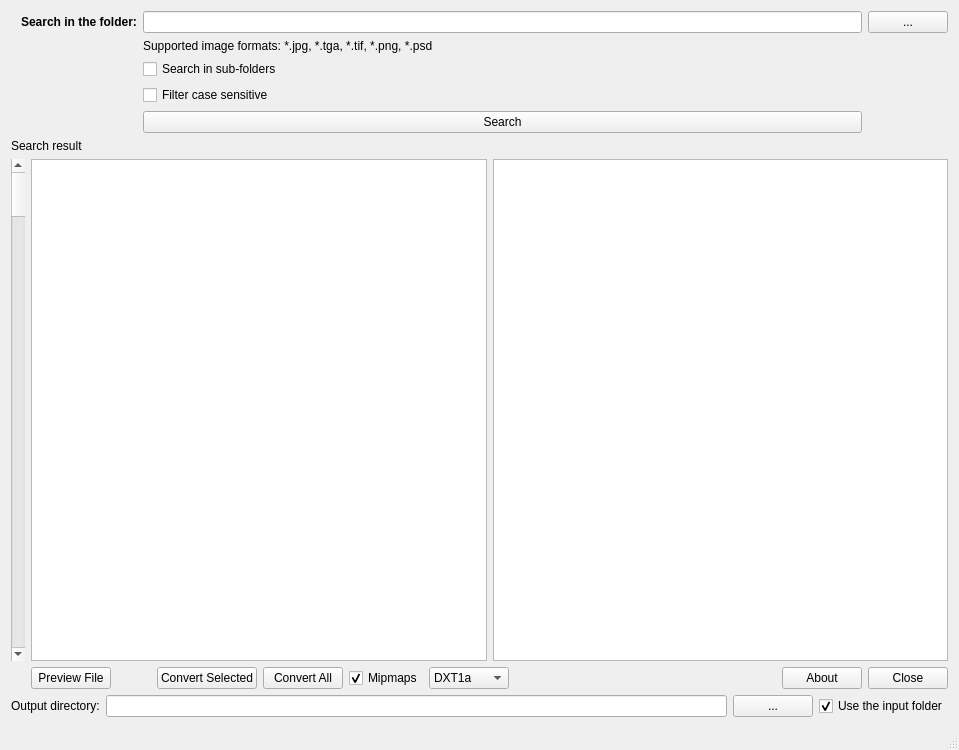
<?xml version="1.0" encoding="UTF-8"?>
<ui version="4.0">
 <class>BatchDDSClass</class>
 <widget class="QMainWindow" name="BatchDDSClass">
  <property name="geometry">
   <rect>
    <x>0</x>
    <y>0</y>
    <width>959</width>
    <height>750</height>
   </rect>
  </property>
  <property name="windowTitle">
   <string>Batch DDS Converter</string>
  </property>
  <widget class="QWidget" name="centralWidget">
   <property name="sizePolicy">
    <sizepolicy hsizetype="Preferred" vsizetype="Preferred">
     <horstretch>0</horstretch>
     <verstretch>0</verstretch>
    </sizepolicy>
   </property>
   <layout class="QVBoxLayout" name="verticalLayout_2">
    <item>
     <layout class="QVBoxLayout" name="verticalLayout">
      <property name="spacing">
       <number>6</number>
      </property>
      <property name="sizeConstraint">
       <enum>QLayout::SetDefaultConstraint</enum>
      </property>
      <item>
       <layout class="QHBoxLayout" name="horizontalLayout_2" stretch="0,1">
        <property name="sizeConstraint">
         <enum>QLayout::SetFixedSize</enum>
        </property>
        <property name="bottomMargin">
         <number>0</number>
        </property>
        <item>
         <spacer name="horizontalSpacer_3">
          <property name="orientation">
           <enum>Qt::Horizontal</enum>
          </property>
          <property name="sizeHint" stdset="0">
           <size>
            <width>10</width>
            <height>20</height>
           </size>
          </property>
         </spacer>
        </item>
        <item>
         <layout class="QGridLayout" name="gridLayout">
          <property name="sizeConstraint">
           <enum>QLayout::SetMinimumSize</enum>
          </property>
          <item row="0" column="0">
           <widget class="QLabel" name="labelFolder">
            <property name="font">
             <font>
              <weight>75</weight>
              <bold>true</bold>
             </font>
            </property>
            <property name="text">
             <string>Search in the folder:</string>
            </property>
           </widget>
          </item>
          <item row="0" column="2">
           <widget class="QPushButton" name="buttonFolder">
            <property name="text">
             <string>...</string>
            </property>
           </widget>
          </item>
          <item row="3" column="1">
           <widget class="QCheckBox" name="checkCaseSensitive">
            <property name="text">
             <string>Filter case sensitive</string>
            </property>
           </widget>
          </item>
          <item row="0" column="1">
           <widget class="QLineEdit" name="editPath"/>
          </item>
          <item row="2" column="1">
           <widget class="QCheckBox" name="checkSubFolders">
            <property name="text">
             <string>Search in sub-folders</string>
            </property>
           </widget>
          </item>
          <item row="4" column="1">
           <widget class="QPushButton" name="buttonSearch">
            <property name="text">
             <string>Search</string>
            </property>
           </widget>
          </item>
          <item row="1" column="1">
           <widget class="QLabel" name="label_2">
            <property name="text">
             <string>Supported image formats: *.jpg, *.tga, *.tif, *.png, *.psd</string>
            </property>
           </widget>
          </item>
         </layout>
        </item>
       </layout>
      </item>
      <item>
       <widget class="QLabel" name="labelResult">
        <property name="text">
         <string>Search result</string>
        </property>
       </widget>
      </item>
      <item>
       <layout class="QHBoxLayout" name="horizontalLayout_3">
        <item>
         <widget class="QScrollBar" name="verticalScrollBar">
          <property name="orientation">
           <enum>Qt::Vertical</enum>
          </property>
         </widget>
        </item>
        <item>
         <widget class="QTableWidget" name="table"/>
        </item>
        <item>
         <widget class="QGraphicsView" name="graphicsView"/>
        </item>
       </layout>
      </item>
      <item>
       <layout class="QHBoxLayout" name="horizontalLayout">
        <item>
         <spacer name="horizontalSpacer_2">
          <property name="orientation">
           <enum>Qt::Horizontal</enum>
          </property>
          <property name="sizeType">
           <enum>QSizePolicy::Minimum</enum>
          </property>
          <property name="sizeHint" stdset="0">
           <size>
            <width>20</width>
            <height>20</height>
           </size>
          </property>
         </spacer>
        </item>
        <item>
         <widget class="QPushButton" name="buttonPreview">
          <property name="text">
           <string>Preview File</string>
          </property>
         </widget>
        </item>
        <item>
         <spacer name="horizontalSpacer_4">
          <property name="orientation">
           <enum>Qt::Horizontal</enum>
          </property>
          <property name="sizeType">
           <enum>QSizePolicy::Maximum</enum>
          </property>
          <property name="sizeHint" stdset="0">
           <size>
            <width>40</width>
            <height>20</height>
           </size>
          </property>
         </spacer>
        </item>
        <item>
         <widget class="QPushButton" name="buttonConvert">
          <property name="text">
           <string>Convert Selected</string>
          </property>
         </widget>
        </item>
        <item>
         <widget class="QPushButton" name="buttonConvertAll">
          <property name="text">
           <string>Convert All</string>
          </property>
         </widget>
        </item>
        <item>
         <widget class="QCheckBox" name="checkMipmaps">
          <property name="text">
           <string>Mipmaps</string>
          </property>
          <property name="checked">
           <bool>true</bool>
          </property>
         </widget>
        </item>
        <item>
         <widget class="QComboBox" name="comboFormats">
          <property name="currentText">
           <string>DXT1a</string>
          </property>
          <property name="currentIndex">
           <number>2</number>
          </property>
          <item>
           <property name="text">
            <string>DXT1</string>
           </property>
          </item>
          <item>
           <property name="text">
            <string>DXT1nm</string>
           </property>
          </item>
          <item>
           <property name="text">
            <string>DXT1a</string>
           </property>
          </item>
          <item>
           <property name="text">
            <string>DXT3</string>
           </property>
          </item>
          <item>
           <property name="text">
            <string>DXT5</string>
           </property>
          </item>
          <item>
           <property name="text">
            <string>DXT5nm</string>
           </property>
          </item>
          <item>
           <property name="text">
            <string>ATI1</string>
           </property>
          </item>
          <item>
           <property name="text">
            <string>3Dc/ATI2</string>
           </property>
          </item>
         </widget>
        </item>
        <item>
         <spacer name="horizontalSpacer">
          <property name="orientation">
           <enum>Qt::Horizontal</enum>
          </property>
          <property name="sizeHint" stdset="0">
           <size>
            <width>40</width>
            <height>20</height>
           </size>
          </property>
         </spacer>
        </item>
        <item>
         <widget class="QPushButton" name="buttonAbout">
          <property name="text">
           <string>About</string>
          </property>
         </widget>
        </item>
        <item>
         <widget class="QPushButton" name="buttonClose">
          <property name="text">
           <string>Close</string>
          </property>
         </widget>
        </item>
       </layout>
      </item>
     </layout>
    </item>
    <item>
     <layout class="QHBoxLayout" name="horizontalLayout_4">
      <item>
       <widget class="QLabel" name="label">
        <property name="text">
         <string>Output directory:</string>
        </property>
       </widget>
      </item>
      <item>
       <widget class="QLineEdit" name="editOutput"/>
      </item>
      <item>
       <widget class="QPushButton" name="buttonBrowseOutput">
        <property name="text">
         <string>...</string>
        </property>
       </widget>
      </item>
      <item>
       <widget class="QCheckBox" name="checkOutput">
        <property name="text">
         <string>Use the input folder</string>
        </property>
        <property name="checked">
         <bool>true</bool>
        </property>
       </widget>
      </item>
     </layout>
    </item>
   </layout>
  </widget>
  <widget class="QStatusBar" name="statusBar"/>
 </widget>
 <layoutdefault spacing="6" margin="11"/>
 <resources>
  <include location="searchfbx.qrc"/>
 </resources>
 <connections/>
</ui>
